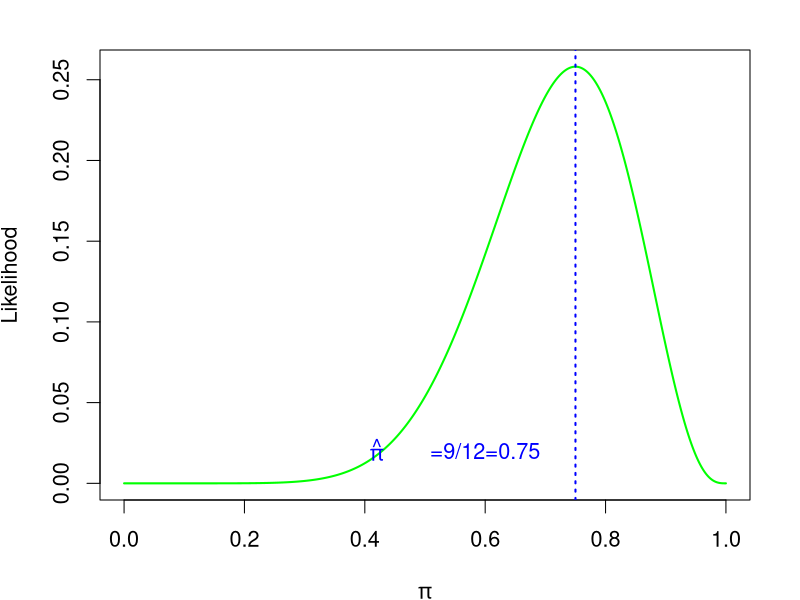
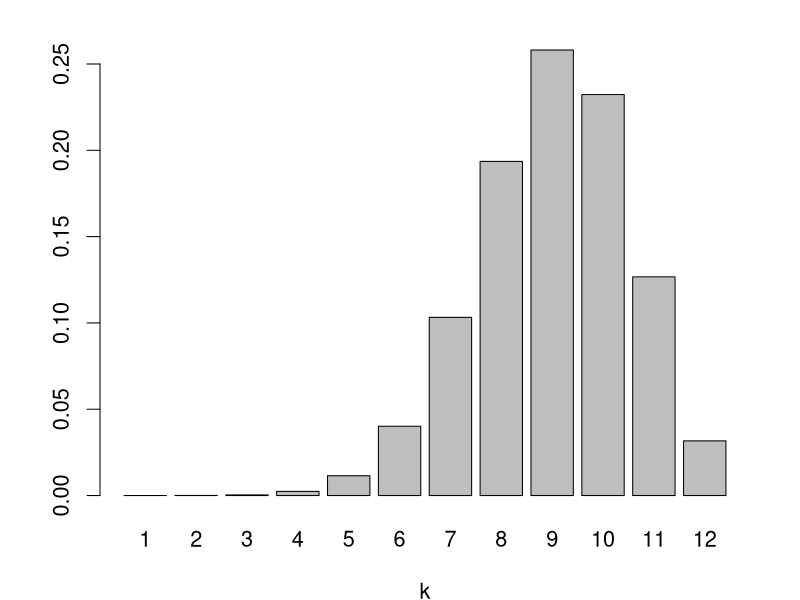
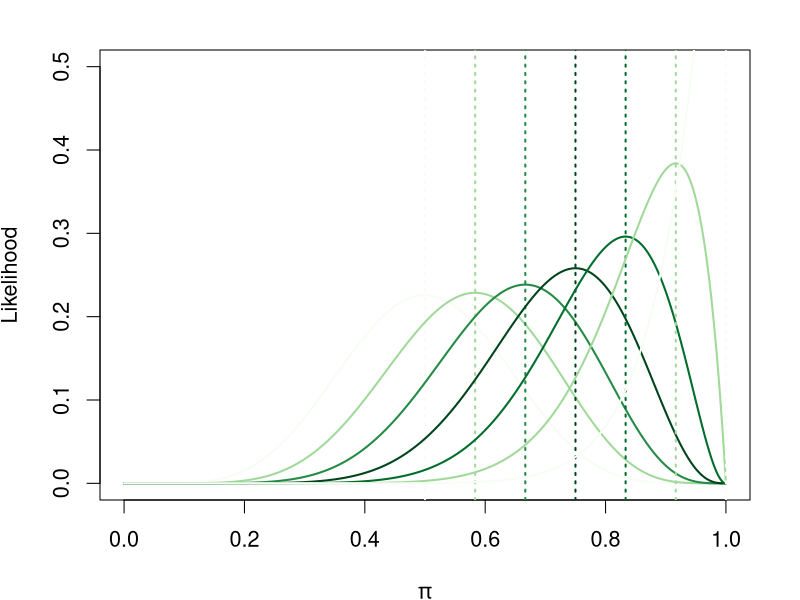
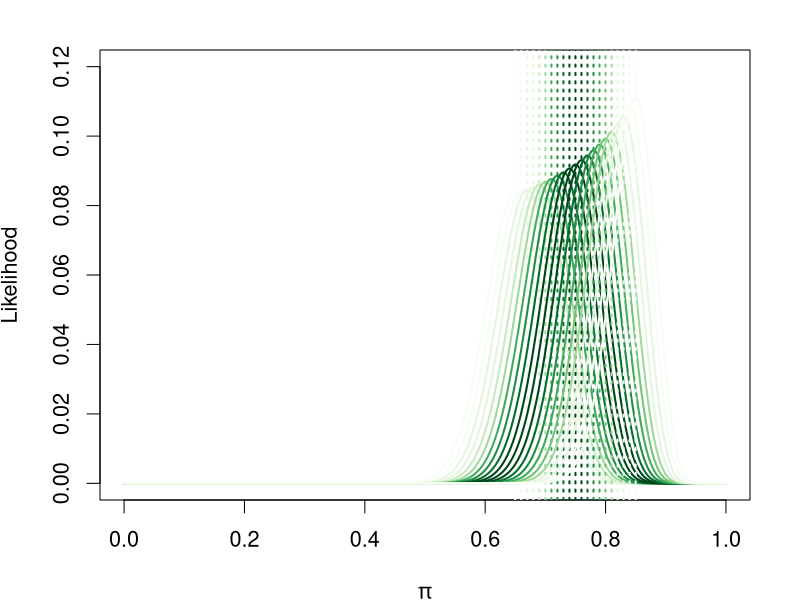
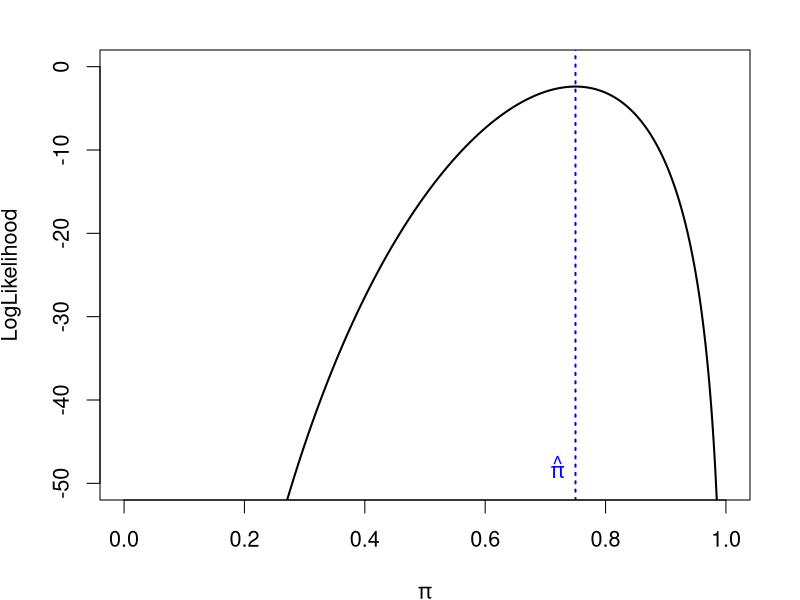
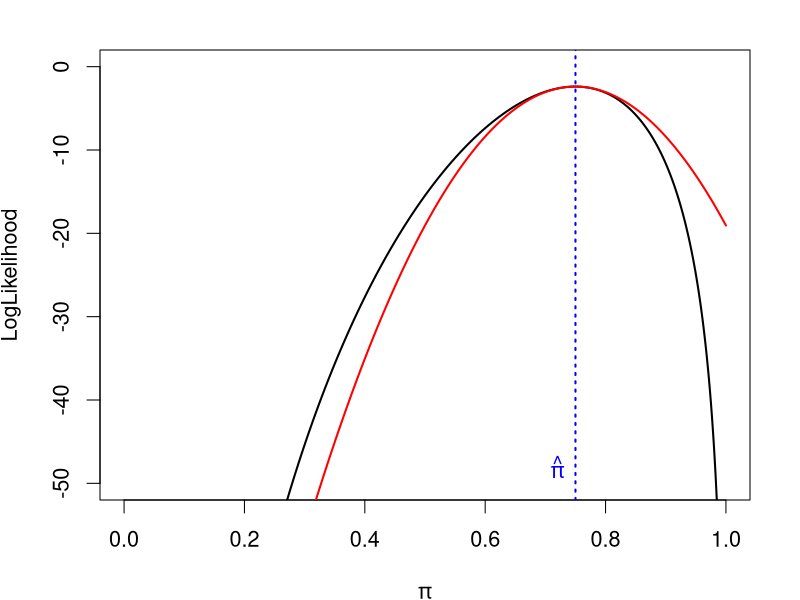
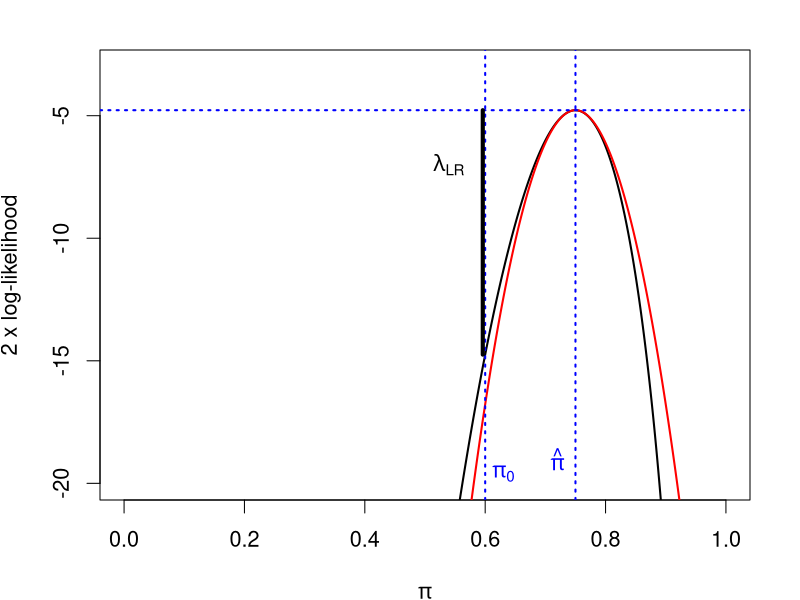
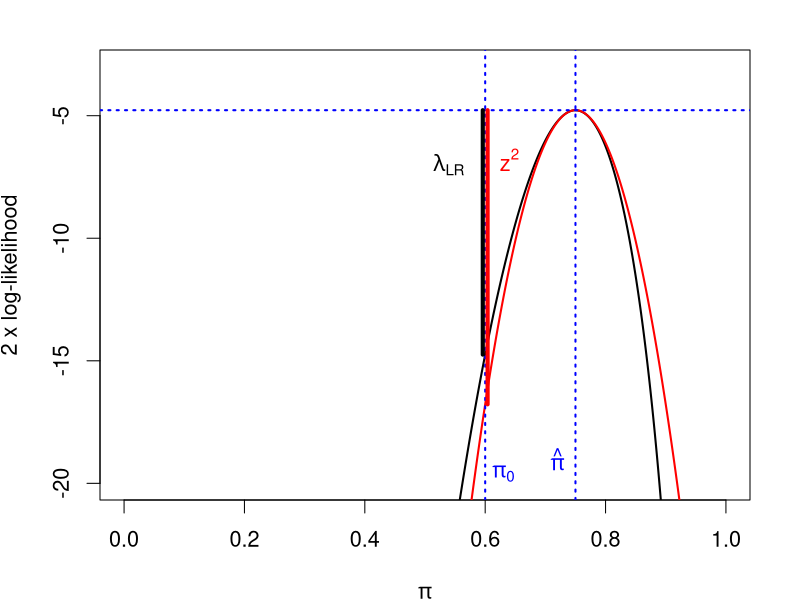

Reproduce these figures in R, in order.
## ---- chunk 1
library(tidyverse)
library(broom)
library(ggplot2)
library(knitr)
library(RColorBrewer)
## ---- chunk 2
#| echo: false
#| eval: true
#| fig-align: "center"
L<-function(p){
  choose(12,9)*p^9*(1-p)^(3)
  }
p<-seq(0,1,0.001)
Likelihood<-L(p)
par(cex=1.3, mai=c(1,1,.5,.5))
plot(p,Likelihood, type="l", col="green", xlab=expression(paste(pi)), lwd=2)
abline(v=9/12, lty=3, col="blue", lwd=2)
text(0.42, 0.021, expression(hat(pi)), col="blue")
text(0.60, 0.02, "=9/12=0.75",  col="blue")
## ---- chunk 3
#| echo: false
#| eval: true
#| fig-align: "center"
rf<-dbinom(1:12,12, prob=0.75)
par(cex=1.3, mai=c(1,1,.5,.5))
barplot(rf, xlab="k", names.arg=1:12)
## ---- chunk 4
#| echo: false
#| eval: true
#| fig-align: "center"
Lgen<-function(k,n,p){
  choose(n,k)*p^k*(1-p)^(n-k)
}
n<-12
p<-seq(0,1,0.001)
rf<-dbinom(1:n,n, prob=0.75)
rf_max<-max(rf)
k<-1
Likelihood<-Lgen(k,n,p)
mypallete<-brewer.pal(9,"Greens")
par(cex=1.3, mai=c(1,1,.5,.5))
plot(p,Likelihood, type="l", col=mypallete[round(rf[k]*100)], xlab=expression(paste(pi)), lwd=2, ylim=c(0,0.5))
for (k in 1:n) {
  Likelihood<-Lgen(k,n,p)
  lines(p,Likelihood, type="l", col=mypallete[round(rf[k]/rf_max*9)], lwd=2)
  abline(v=k/n, lty=3, col=mypallete[round(rf[k]/rf_max*9)], lwd=2)
}

## ---- chunk 5
#| echo: false
#| eval: true
#| fig-align: "center"
Lgen<-function(k,n,p){
  choose(n,k)*p^k*(1-p)^(n-k)
}
n<-100
p<-seq(0,1,0.001)
rf<-dbinom(1:n,n, prob=0.75)
rf_max<-max(rf)
k<-1
Likelihood<-Lgen(k,n,p)
mypallete<-brewer.pal(9,"Greens")
par(cex=1.3, mai=c(1,1,.5,.5))
plot(p,Likelihood, type="l", col=mypallete[round(rf[k]*100)], xlab=expression(paste(pi)), lwd=2, ylim=c(0,0.12))
for (k in 1:n) {
  Likelihood<-Lgen(k,n,p)
  lines(p,Likelihood, type="l", col=mypallete[round(rf[k]/rf_max*9)], lwd=2)
  abline(v=k/n, lty=3, col=mypallete[round(rf[k]/rf_max*9)], lwd=2)
}

## ---- chunk 6
#| echo: false
#| eval: true
#| fig-align: "center"
Lgen<-function(k,n,p){
  choose(n,k)*p^k*(1-p)^(n-k)
}
n<-100
k<-75
p<-seq(0,1,0.001)
p0<-0.75
LogLikelihood<-log(Lgen(k,n,p))
approx<--0.5*n/(p0*(1-p0))*(p-p0)^2+max(LogLikelihood)
par(cex=1.3, mai=c(1,1,.5,.5))
plot(p,LogLikelihood, type="l", col="black", xlab=expression(paste(pi)), lwd=2, ylim=c(-50,0))
abline(v=k/n, lty=3, col="blue", lwd=2)
text(k/n-0.03, -48, expression(hat(pi)), col="blue")
## ---- chunk 7
#| echo: false
#| eval: true
#| fig-align: "center"
Lgen<-function(k,n,p){
  choose(n,k)*p^k*(1-p)^(n-k)
}
n<-100
k<-75
p<-seq(0,1,0.001)
p0<-0.75
LogLikelihood<-log(Lgen(k,n,p))
approx<--0.5*n/(p0*(1-p0))*(p-p0)^2+max(LogLikelihood)
par(cex=1.3, mai=c(1,1,.5,.5))
plot(p,LogLikelihood, type="l", col="black", xlab=expression(paste(pi)), lwd=2, ylim=c(-50,0))
lines(p,approx, type="l", col="red", lwd=2)
abline(v=k/n, lty=3, col="blue", lwd=2)
text(k/n-0.03, -48, expression(hat(pi)), col="blue")
## ---- chunk 8
#| echo: false
#| eval: true
#| fig-align: "center"
Lgen<-function(k,n,p){
  choose(n,k)*p^k*(1-p)^(n-k)
}
n<-100
k<-75
p<-seq(0,1,0.001)
p0<-0.75
ph0<-0.6
LogLikelihood<-log(Lgen(k,n,p))
lmax<-max(LogLikelihood)
approx<--0.5*n/(p0*(1-p0))*(p-p0)^2+lmax
par(cex=1.3, mai=c(1,1,.5,.5))
plot(p,2*LogLikelihood, type="l", col="black", xlab=expression(pi), ylab="2 x log-likelihood", lwd=2, ylim=c(-20,-3))
lines(p,2*approx, type="l", col="red", lwd=2)
abline(v=k/n, lty=3, col="blue", lwd=2)
text(k/n-0.03, -19, expression(hat(pi)), col="blue")
abline(h=2*lmax, lty=3, col="blue", lwd=2)
abline(v=0.6, lty=3, col="blue", lwd=2)
text(0.6+0.03, -19.6, expression(pi[0]), col="blue")
lines(ph0-c(0.004,0.004),c(2*lmax,2*log(Lgen(k,n,0.6))), col="black", lwd=4)
#lines(ph0+c(0.004,0.004),c(2*lmax,-n/(p0*(1-p0))*(ph0-p0)^2+2*lmax), col="red", lwd=4)
text(ph0-0.06, -7, expression(lambda[LR]), col="black")
#text(ph0+0.04, -6.8, expression(z^2), col="red")
## ---- chunk 9
#| echo: false
#| eval: true
#| fig-align: "center"
Lgen<-function(k,n,p){
  choose(n,k)*p^k*(1-p)^(n-k)
}
n<-100
k<-75
p<-seq(0,1,0.001)
p0<-0.75
ph0<-0.6
LogLikelihood<-log(Lgen(k,n,p))
lmax<-max(LogLikelihood)
approx<--0.5*n/(p0*(1-p0))*(p-p0)^2+lmax
par(cex=1.3, mai=c(1,1,.5,.5))
plot(p,2*LogLikelihood, type="l", col="black", xlab=expression(pi), ylab="2 x log-likelihood", lwd=2, ylim=c(-20,-3))
lines(p,2*approx, type="l", col="red", lwd=2)
abline(v=k/n, lty=3, col="blue", lwd=2)
text(k/n-0.03, -19, expression(hat(pi)), col="blue")
abline(h=2*lmax, lty=3, col="blue", lwd=2)
abline(v=0.6, lty=3, col="blue", lwd=2)
text(0.6+0.03, -19.6, expression(pi[0]), col="blue")
lines(ph0-c(0.004,0.004),c(2*lmax,2*log(Lgen(k,n,0.6))), col="black", lwd=4)
lines(ph0+c(0.004,0.004),c(2*lmax,-n/(p0*(1-p0))*(ph0-p0)^2+2*lmax), col="red", lwd=4)
text(ph0-0.06, -7, expression(lambda[LR]), col="black")
text(ph0+0.04, -6.8, expression(z^2), col="red")
## ---- chunk 10
#| echo: false
#| eval: true
dat<-read.csv("data/onch1302.csv", sep=";")

dat<- dat |> select(area, agegrp, mf) |> mutate(mf = factor(mf, levels=c(0, 1), labels=c("No", "Yes")),
                    agegrp = factor(agegrp, levels=c(0, 1, 2, 3), labels=c("5–9", "10–19", "20–39", "40+")), 
                    area = factor(area, levels=c(0, 1), labels=c("Savannah", "Rainforest")))

dat$area<-relevel(dat$area, "Savannah")
## ---- chunk 11
#| echo: true
#| eval: true
mod<-glm(mf~area + agegrp, data=dat, family=binomial(link="logit"))
summary(mod)
## ---- chunk 12
#| echo: true
#| eval: true
tidy(mod)
glance(mod)
## ---- chunk 13
#| echo: true
#| eval: true
output<-tidy(mod)
2*pnorm(-abs(output$estimate[2]/output$std.error[2]))
## ---- chunk 14
#| echo: true
#| eval: true
mod<-glm(mf~area + agegrp, data=dat, family=binomial(link="logit"))
mod_0<-glm(mf~1, data=dat, family=binomial(link="logit"))
anova(mod_0, mod, test="LRT")
## ---- chunk 15
#| echo: true
#| eval: true
mod_int<-glm(mf~area*agegrp, data=dat, family=binomial(link="logit"))
summary(mod_int)
## ---- chunk 16
#| echo: true
#| eval: true
anova(mod, mod_int, test="LRT")
